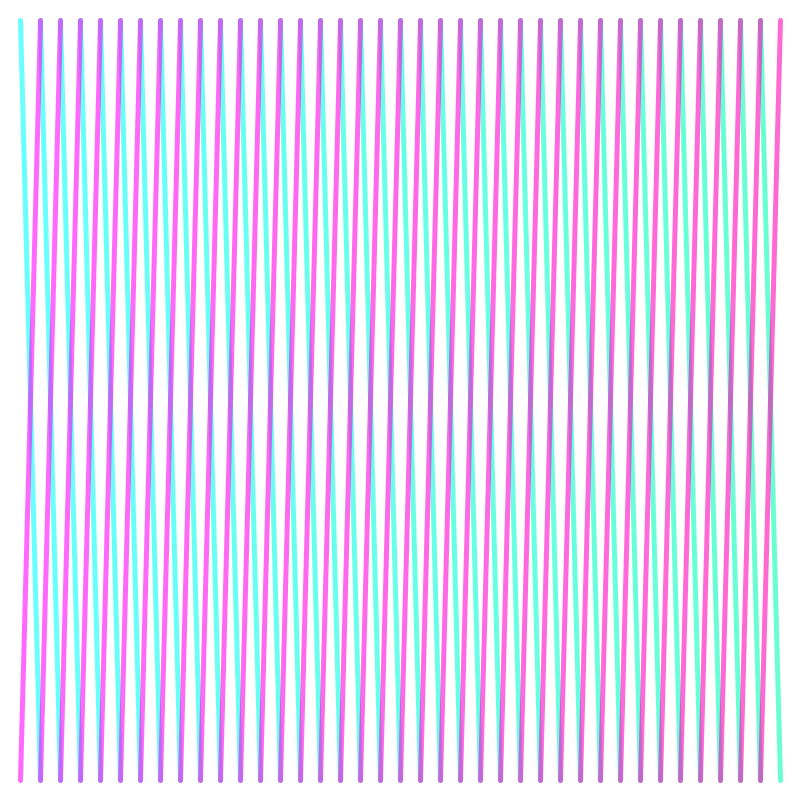
Frame 1 (no input)
Frame 60 (the mouse pressed at the canvas centre just before this capture): identical to frame 1, image omitted
Frame 120 (the mouse held since frame 60 and released just before this capture): identical to frame 1, image omitted

The Processing sketch that drew this single still picture (run headless with seeded random() and noise(); from frame 60 on, the mouse is pressed at the canvas centre):

// Processing sketch: s0801Ronda
// ── s0801Ronda.pde
// UDD - Diseño Digital - Expresión Digital II
// versus 1.0
/*
rondas de ejercicios con aumento de complejidad:
 1ra ronda pasan 6
 2da ronda pasan 2 de los restantes
 3ra ronda pasan 4 de los 8
 4ta ronda pasan 2 de los 4
 5ta ronda pasa 1 de los 2
 */

// 1ra ronda: lineas diagonales

void setup() {
  size(800, 800);
  smooth();
  strokeWeight(5);
}

void draw() {  
  background(255);
  for (int i = 20; i < width-20; i += 20) {
    stroke(0, 255, 255 - i*.1, 150);
    line(i, 20, i+20, height-20);
  }
  for (int i = 20; i < width-20; i += 20) {
    stroke(255, 0, 255 - i*.1, 150);
    line(i, height-20, i+20, 20);
  }
}
